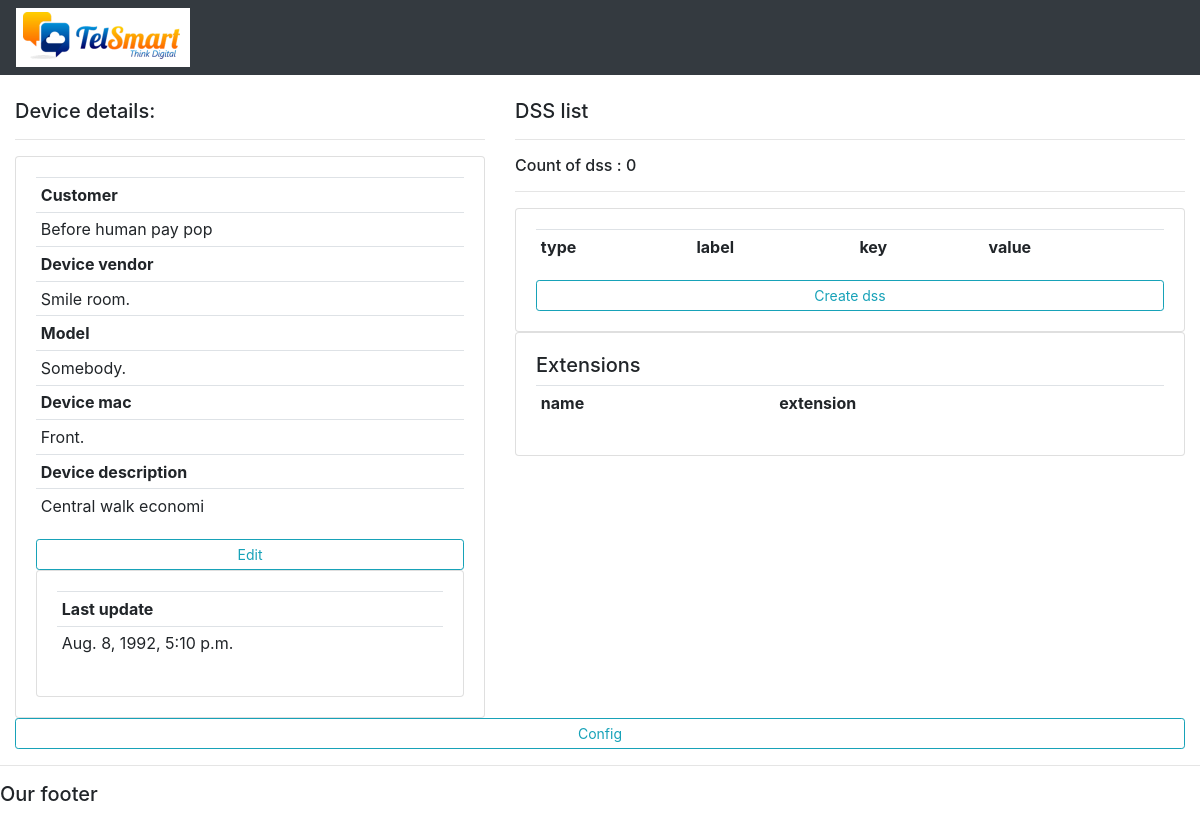
/admin_device/3/, run on the app's committed database.
### products/models.py (models this page shows, shortened)
class Device(models.Model):
    mac = models.CharField(max_length=10, unique=True)
    description = models.CharField(max_length=20, null=True, blank=True)
    cfg_last_update = models.DateTimeField(auto_now_add=True, null=True)
    customer = models.ForeignKey(Customer,  null=True, on_delete=models.SET_NULL)
    device_model = models.ForeignKey(DeviceModel,  null=True, on_delete=models.SET_NULL)
    vendor = models.ForeignKey(DeviceVendor,  null=True, on_delete=models.SET_NULL)

class Customer(models.Model):
    description = models.CharField(max_length=20, null=True, blank=True)

class DeviceVendor(models.Model):
    name = models.CharField(max_length=15, null=True, blank=True)

class DeviceModel(models.Model):
    name = models.CharField(max_length=15, null=True, blank=True)
    dss = models.BooleanField(default=False)
    device_format = models.CharField(
        max_length=255,
        choices=FORMAT_CHOICES,
        default=FORMATA,
    )

### products/views.py (the view)
# urls.py: path('admin_device/<str:pk>/', adminDevice, name="admin_device"),
def adminDevice(request, pk):
    device = Device.objects.get(id=pk)
    customer=Customer.objects.all()
    dsss = device.dss_set.all()
    extensions = device.extension_set.all()
    total_dss= dsss.count()
    form = DeviceForm(instance=device)
    context = {'device':device, 'dsss':dsss, 'total_dss':total_dss, 'extensions':extensions}
    return render(request, 'dashboard.html', context)

### templates/dashboard.html (shortened to what this page needs)
{%  extends 'base.html' %}
{% block content %}
<br>
<div class="row">
	<div class="col-md-5">
		<h5>Device details:</h5>
		<hr>
		<div class="card card-body">
			<table class="table table-sm">
				<tr>
					<th>Customer</th>
				</tr>
					<tr>
						<td>{{device.customer.description}}</td>
                    </tr>
                    <tr>
                        <th>Device vendor</th>
                    </tr>
                        <tr>
                            <td>{{device.vendor.name}}</td>
                        </tr>
                    <tr>
                        <th>Model</th>
                    </tr>
                        <tr>
                            <td>{{device.device_model.name}}</td>
						</tr>
					<tr>
						<th>Device mac</th>
					</tr>
						<tr>
							<td>{{device.mac}}</td>
						</tr>
					<tr>
						<th>Device description</th>
					</tr>
						<tr>
							<td>{{device.description}}</td>
						</tr>
			</table>
			<a class="btn btn-outline-info  btn-sm btn-block" href="{% url 'edit_device' device.id %}">Edit</a>
			<div class="card card-body">
				<table class="table table-sm">
					<tr>
						<th>Last update</th>
					</tr>
						<tr>
							<td>{{device.cfg_last_update}}</td>
						</tr>
				</table>
			</div>
		</div>
	</div>
	<div class="col-md-7">
        <h5>DSS list</h5>
        <hr>
        <h6>Count of dss : {{total_dss}}</h6>
		<hr>
		<div class="card card-body">
			<table class="table table-sm">
				<tr>
					<th>type</th>
					<th>label</th>
					<th>key</th>
					<th>value</th>
				</tr>
			</table>
            <a class="btn btn-outline-info  btn-sm btn-block" href="{% url 'create_dss' device.id %}">Create dss</a>
		</div>
		<div class="card card-body">
			<table class="table table-sm">
				<h5>Extensions</h5>
				<tr>
					<th>name</th>
					<th>extension</th>
				</tr>
			</table>
		</div>
	</div>
</div>
	<a class="btn btn-outline-info  btn-sm btn-block" href="{% url 'config' device.id %}">Config</a>
    </div>
{% endblock %}

### data on the page
Device: customer.description "Before human pay pop", vendor.name "Smile room.", device_model.name "Somebody.", mac "Front.", description "Central walk economi", cfg_last_update "Aug. 8, 1992, 5:10 p.m."

### other printed values
{{ total_dss }} "0"
